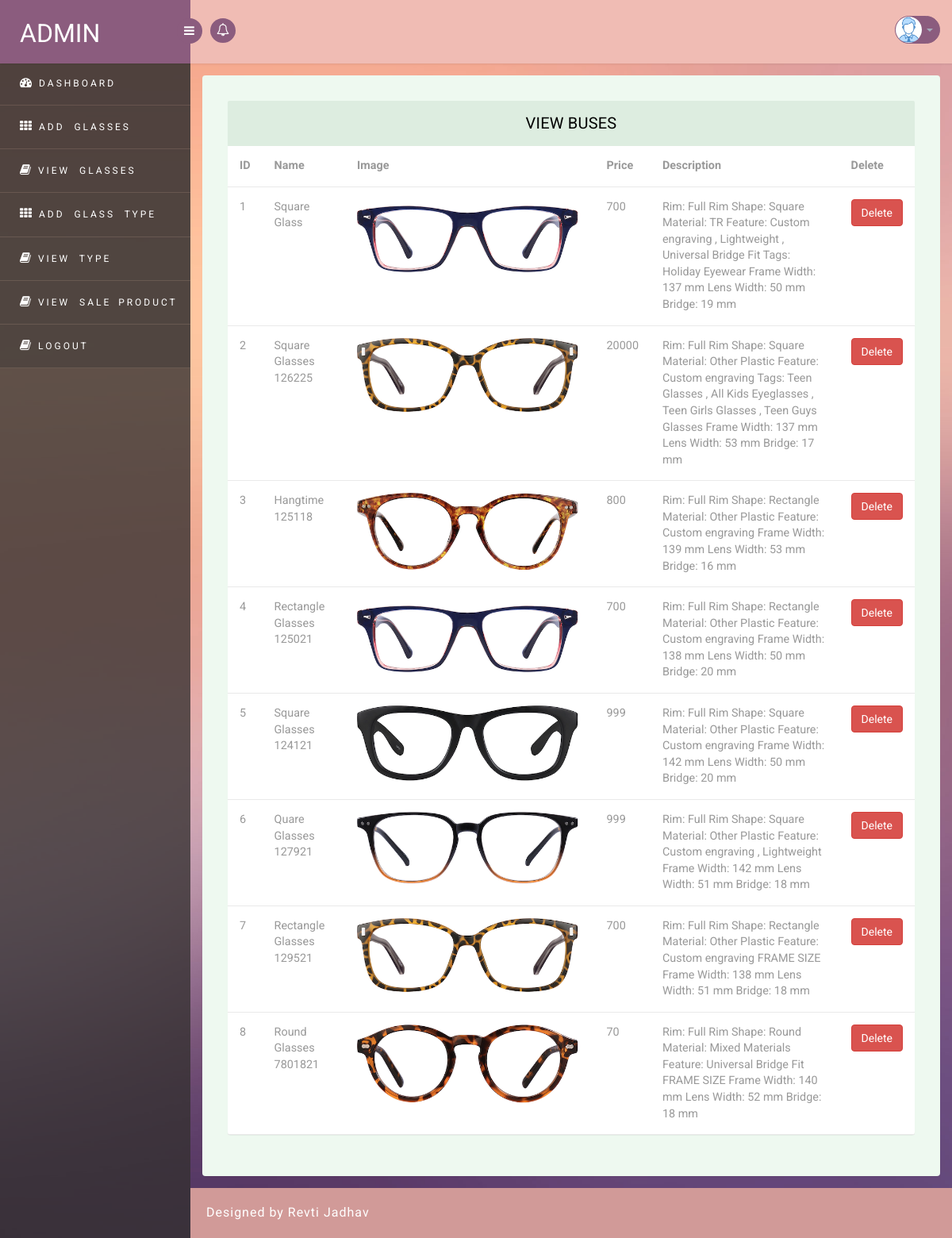
Page /admin/view_life_info.php (signed in) on the committed database.
### tables this page shows
CREATE TABLE `glass` (
  `glassid` int(11) NOT NULL,
  `name` varchar(225) NOT NULL,
  `image` varchar(400) NOT NULL,
  `price` varchar(300) NOT NULL,
  `description` varchar(400) NOT NULL
);

### admin/dbconfig.php (called while the page is built, shortened)
<?php
function select($query)
{
	$cid=mysqli_connect(server,user,password,database) or die("connection error");
	$result=mysqli_query($cid,$query);
	return $result;
}
?>

### admin/view_life_info.php (the view, shortened to what this page needs)
<?php require_once"dbconfig.php";
?>
<!DOCTYPE html>
<head>
<link rel="stylesheet" href="css/bootstrap.min.css" >
<link href="css/style.css" rel='stylesheet' type='text/css' />
<link href="css/style-responsive.css" rel="stylesheet"/>
<link rel="stylesheet" href="css/font.css" type="text/css"/>
<link href="css/font-awesome.css" rel="stylesheet">
</head>
<body>
<section id="container">
<header class="header fixed-top clearfix">
<div class="brand">
    <a href="index.php" class="logo">
        ADMIN
    </a>
    <div class="sidebar-toggle-box">
        <div class="fa fa-bars"></div>
    </div>
</div>
<?php include"nav_top.php";?>
</header>
<?php include"sidebar.php";?>
<section id="main-content">
	<section class="wrapper">
		<div class="table-agile-info">
 <div class="panel panel-default">
    <div class="panel-heading">
     View Buses
    </div>
    <div>
      <table class="table" ui-jq="footable" ui-options='{
        "paging": {
          "enabled": true
        },
        "filtering": {
          "enabled": true
        },
        "sorting": {
          "enabled": true
        }}'>
        <thead>
          <tr>
            <th data-breakpoints="xs">ID</th>
            <th> Name</th>
            <th>Image</th>
            <th>Price</th>
            <th>Description</th>
             <th>Delete</th>
             </tr>
        </thead>
        <tbody>
		<?php
		$n=1;
		$result=select("SELECT * FROM `glass` ");
		while($r=mysqli_fetch_array($result))
		{
			extract($r);
		?>
          <tr data-expanded="true">
            <td><?=$n;?></td>
            <td><?=ucwords($name)?></td>
            <td><img src="images/<?=$image?>" style="height:100px"></td>
            <td><?=$price?></td>
            <td><?=$description?></td>
            <td><a href="delete_life_info.php?id=<?=$r['glassid']?>"><button class="btn btn-danger">Delete</button></td>
           </tr>
          <?php
		$n++;
		}
		  ?>
        </tbody>
      </table>
    </div>
  </div>
</div>
</section>
		  <div class="footer">
			<div class="wthree-copyright">
			  <p> Designed by Revti Jadhav</p>
			</div>
		  </div>
</section>
</section>
</body>
</html>

### admin/nav_top.php (shortened to what this page needs)
<div class="nav notify-row" id="top_menu">
    <ul class="nav top-menu">
        <li id="header_notification_bar" class="dropdown">
            <a data-toggle="dropdown" class="dropdown-toggle" href="#">
<i class="fa fa-bell-o"></i>
            </a>
        </li>
    </ul>
</div>
<div class="top-nav clearfix">
    <ul class="nav pull-right top-menu">
        <li class="dropdown">
            <a data-toggle="dropdown" class="dropdown-toggle" href="#">
                <img alt="" src="images/a.png">
                <b class="caret"></b>
            </a>
        </li>
    </ul>
</div>

### admin/sidebar.php (shortened to what this page needs)
<aside>
    <div id="sidebar" class="nav-collapse">
        <div class="leftside-navigation">
            <ul class="sidebar-menu" id="nav-accordion">
			<?php
			if(isset($_SESSION['login']))
{
?>
	<li>
                    <a class="active" href="index.php">
                        <i class="fa fa-dashboard"></i>
                        <span>D A S H B O A R D</span>
                    </a>
                </li>
				<li>
                    <a class="active" href="add_glasses.php">
                        <i class="fa fa-th"></i>
                        <span>A D D &nbsp;&nbsp;&nbsp; G L A S S E S  </span>
                    </a>
                </li>
				<li>
                    <a class="active" href="view_life_info.php">
                        <i class="fa fa-book"></i>
                       <span>V I E W &nbsp;&nbsp;&nbsp; G L A S S E S</span>
                     </a>
                </li>
				<li>
                    <a class="active" href="add_problem.php">
                        <i class="fa fa-th"></i>
                        <span>A D D &nbsp;&nbsp;&nbsp; G L A S S &nbsp;&nbsp;&nbsp; T Y P E </span>
                    </a>
                </li><li>
                    <a class="active" href="view_problem.php">
                        <i class="fa fa-book"></i>
                       <span>V I E W &nbsp;&nbsp;&nbsp; T Y P E</span>
                     </a>
                </li><li>
                    <a class="active" href="view_sale.php">
                        <i class="fa fa-book"></i>
                       <span>V I E W &nbsp;&nbsp;&nbsp; S A L E &nbsp;&nbsp;&nbsp;P R O D U C T</span>
                     </a>
                </li>
                <li>
                    <a class="active" href="logout.php">
                        <i class="fa fa-book"></i>
                        <span>L O G O U T</span>
                    </a>
                </li>
<?php
}
?>
            </ul>            </div>
    </div>
</aside>

### rows in the picture
glass: name "Square Glass", image (picture), price "700", description "Rim: Full Rim Shape: Square Material: TR Feature: Custom engraving , Lightweight , Universal Bridge Fit Tags: Holiday Eyewear Frame Width: 137 mm Lens Width: 50 mm Bridge: 19 mm"
glass: name "Square Glasses 126225", image (picture), price "20000", description "Rim: Full Rim Shape: Square Material: Other Plastic Feature: Custom engraving Tags: Teen Glasses , All Kids Eyeglasses , Teen Girls Glasses , Teen Guys Glasses Frame Width: 137 mm Lens Width: 53 mm Bridge: 17 mm"
glass: name "Hangtime 125118", image (picture), price "800", description "Rim: Full Rim Shape: Rectangle Material: Other Plastic Feature: Custom engraving Frame Width: 139 mm Lens Width: 53 mm Bridge: 16 mm"
glass: name "Rectangle Glasses 125021", image (picture), price "700", description "Rim: Full Rim Shape: Rectangle Material: Other Plastic Feature: Custom engraving Frame Width: 138 mm Lens Width: 50 mm Bridge: 20 mm"
glass: name "Square Glasses 124121", image (picture), price "999", description "Rim: Full Rim Shape: Square Material: Other Plastic Feature: Custom engraving Frame Width: 142 mm Lens Width: 50 mm Bridge: 20 mm"
glass: name "Quare Glasses 127921", image (picture), price "999", description "Rim: Full Rim Shape: Square Material: Other Plastic Feature: Custom engraving , Lightweight Frame Width: 142 mm Lens Width: 51 mm Bridge: 18 mm"
glass: name "Rectangle Glasses 129521", image (picture), price "700", description "Rim: Full Rim Shape: Rectangle Material: Other Plastic Feature: Custom engraving FRAME SIZE Frame Width: 138 mm Lens Width: 51 mm Bridge: 18 mm"
glass: name "Round Glasses 7801821", image (picture), price "70", description "Rim: Full Rim Shape: Round Material: Mixed Materials Feature: Universal Bridge Fit FRAME SIZE Frame Width: 140 mm Lens Width: 52 mm Bridge: 18 mm"
